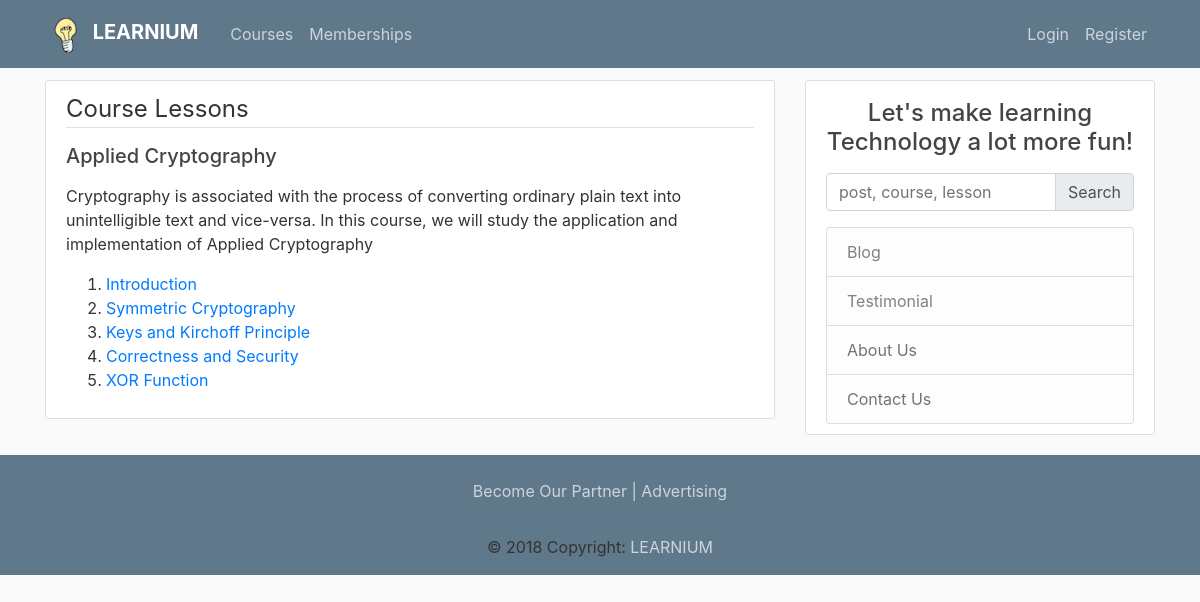
The app's page /courses/AppliedCryptography with its own data.
### courses/models.py (models this page shows, shortened)
class Course(models.Model):
	slug = models.SlugField()
	title = models.CharField(max_length=120)
	description = models.TextField()
	allowed_memberships = models.ManyToManyField(Membership)
	@property
	def lessons(self):
		return self.lesson_set.all().order_by('position')

class Lesson(models.Model):
	slug = models.SlugField()
	title = models.CharField(max_length=120)
	course = models.ForeignKey(Course, on_delete=models.SET_NULL, null=True)
	position = models.IntegerField()
	video_url = models.CharField(max_length=200)
	thumbnail = models.ImageField()
	def get_absolute_url(self):
		return reverse('courses:lesson-detail',
			kwargs= {
				'course_slug': self.course.slug,
				'lesson_slug': self.slug
			})

### courses/views.py (the view)
# urls.py: path('<slug>', CourseDetailView.as_view(), name='detail'),
class CourseDetailView(DetailView):
	model = Course

### courses/templates/courses/course_detail.html (shortened to what this page needs)
{% extends "blog/base.html" %}
{% load crispy_forms_tags %}
{% block content %}
	<div class="content-section">
		 <legend class="border-bottom mb-3"> Course Lessons </legend>
				<p>
				<h5>{{ object.title }}</h5>  </p>
				<p>{{ object.description }}</p>
				<ol>
					{% for lesson in object.lessons %}
					<li><a href="{{ lesson.get_absolute_url }}">{{ lesson.title }}</a></li>
					{% endfor %}
				</ol>
		</div>
{% endblock %}

### static/css/main.css (style rules this page uses)
body { background: #fafafa; color: #333333; margin-top: 5rem; }
h1, h2, h3, h4, h5, h6 { color: #444444; }
.content-section { background: #ffffff; padding: 10px 20px; border: 1px solid #dddddd; border-radius: 3px; margin-bottom: 20px; }

### records on screen
Course: title "Applied Cryptography", description "Cryptography is associated with the process of converting ordinary plain text into unintelligible text and vice-versa. In this course, we will study the application and implementation of Applied Cryptography"
Lesson: title "Introduction"
Lesson: title "Symmetric Cryptography"
Lesson: title "Keys and Kirchoff Principle"
Lesson: title "Correctness and Security"
Lesson: title "XOR Function"
